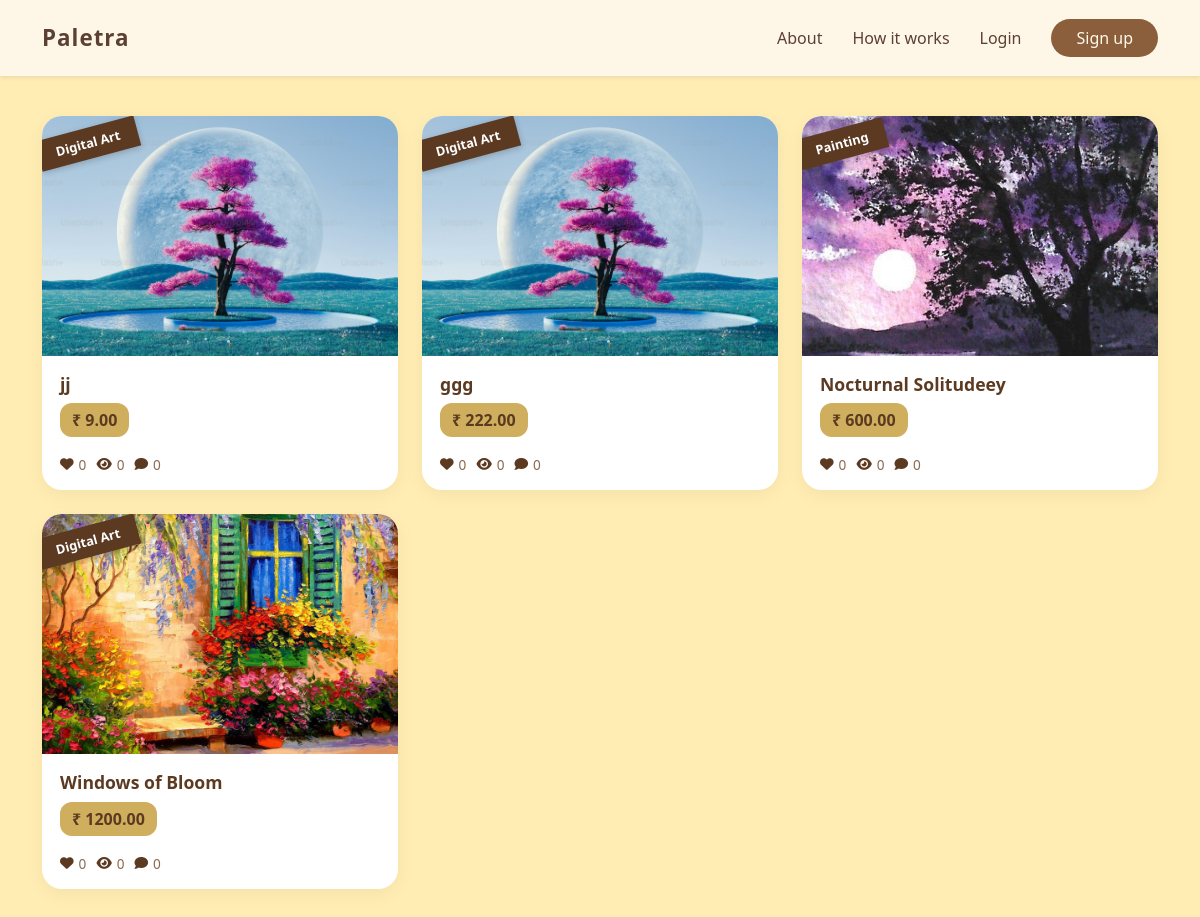
Before: /artist_dashboard/artist_my_artworks/ (signed in) with the older database file.
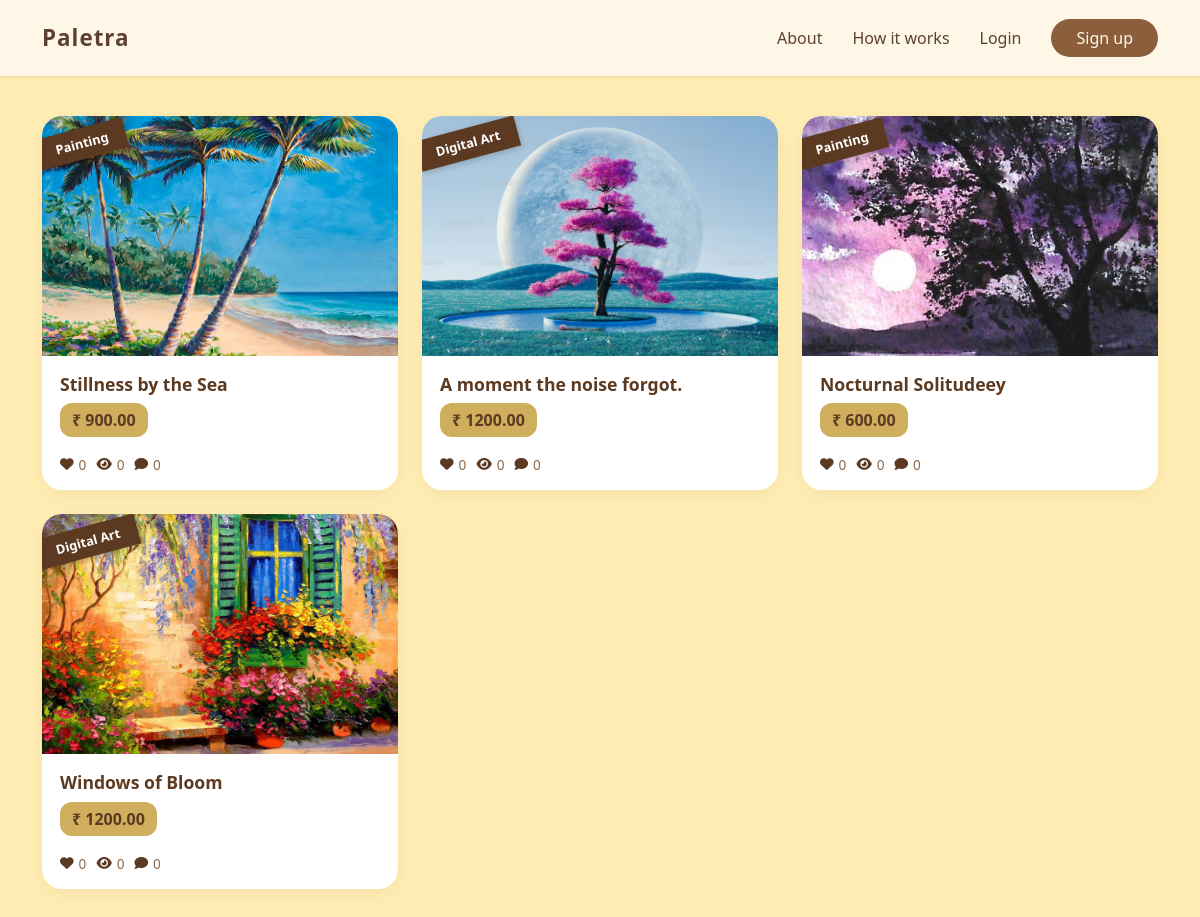
After: the same page with the newer database file.
### core_app/models.py (models this page shows, shortened)
class Artwork(models.Model):
    artist = models.ForeignKey(
        settings.AUTH_USER_MODEL,
        on_delete=models.CASCADE,
        related_name='artworks'
    )
    title = models.CharField(max_length=200)
    description = models.TextField(blank=True)
    category = models.CharField(max_length=50, choices=CATEGORY_CHOICES)
    image = models.ImageField(upload_to='artworks/')
    price = models.DecimalField(max_digits=8,decimal_places=2)
    created_at = models.DateTimeField(auto_now_add=True)

### core_app/views.py (the view)
# urls.py: path('artist_dashboard/artist_my_artworks/', views.artist_my_artworks, name='artist_my_artworks'),
@login_required
def artist_my_artworks(request):
    if request.user.role != 'artist':
        return HttpResponseForbidden("Only artists can view this page")
    artworks = Artwork.objects.filter(artist=request.user).order_by('-created_at')
    return render(request, 'artist_dashboard/artworks.html', {
        'artworks': artworks
    })

### core_app/templates/artist_dashboard/artworks.html (shortened to what this page needs)
{% extends "masterss.html" %}
{% load static %}
{% block content %}
<div class="artworks-page">
    <div class="container">
        <div class="row g-4">
            {% for art in artworks %}
            <div class="col-md-4">
                <a href="{% url 'artwork_detail_for_artist' art.id %}" style="text-decoration:none;">
                    <div class="art-card">
                        <img src="{{ art.image.url }}" alt="{{ art.title }}">
                        <div class="ribbon">{{ art.category }}</div>
                        <div class="art-body">
                            <div class="art-title">{{ art.title }}</div>
                            <div class="art-price">₹ {{ art.price }}</div>
                            <div class="art-icons">
                                <span><i class="fa-solid fa-heart"></i> {{ art.likes|default:0 }}</span>
                                <span><i class="fa-solid fa-eye"></i> {{ art.views|default:0 }}</span>
                                <span><i class="fa-solid fa-comment"></i> {{ art.comments_count|default:0 }}</span>
                            </div>
                        </div>
                    </div>
                </a>
            </div>
            {% empty %}
            <p class="text-center text-muted">
                You have not uploaded any artworks yet.
            </p>
            {% endfor %}
        </div>
    </div>
</div>
{% endblock %}

### core_app/templates/masterss.html (shortened to what this page needs)
<!DOCTYPE html>
<html lang="en">
<head>
    {% load static %}
    <link href="https://cdn.jsdelivr.net/npm/bootstrap@5.3.2/dist/css/bootstrap.min.css" rel="stylesheet">
    <link rel="stylesheet" href="https://cdnjs.cloudflare.com/ajax/libs/font-awesome/6.5.0/css/all.min.css" />
</head>
<body class="{% block body_class %}{% endblock %}">
    <nav class="navbar navbar-expand-lg shadow-sm py-3">
        <div class="container">
            <a class="navbar-brand d-flex align-items-center" href="/">
                <span class="fw-semibold text-primary-color">Paletra</span>
            </a>
            <div class="collapse navbar-collapse justify-content-end" id="navbarNav">
                <ul class="navbar-nav align-items-lg-center">
                    <li class="nav-item">
                        <a class="nav-link" href="#about">About</a>
                    </li>
                    <li class="nav-item">
                        <a class="nav-link" href="#how">How it works</a>
                    </li>
                    <li class="nav-item">
                        <a class="nav-link" href="{% url 'login' %}">Login</a>
                    </li>
                    <li class="nav-item ms-lg-2">
                        <a class="btn bg-primary-color rounded-pill px-4" href="{% url 'register' %}">
                            Sign up
                        </a>
                    </li>
                </ul>
            </div>
        </div>
    </nav>
    <main>
        {% block content %}
        {% endblock %}
    </main>
</body>
</html>

### core_app/templates/masterss.html (style rules this page uses)
body { background-color: #F5F0E6; font-family: "Segoe UI", system-ui, sans-serif; }
:root { --brown-dark: #5C4033; --brown-main: #8B5E3C; --brown-light: #E6D7C3; --gold-soft: #CFAF5D; --cream: #FFF8E7; }
.text-primary-color { color: var(--brown-dark); }
.navbar { background-color: rgba(255, 248, 231, 0.9); backdrop-filter: blur(6px); }
.navbar-brand span { font-size: 1.4rem; letter-spacing: 1px; }
.nav-link { color: var(--brown-dark) !important; margin-right: 14px; position: relative; }
.nav-link::after { content: ""; position: absolute; width: 0%; height: 2px; left: 0; bottom: -4px; background-color: var(--gold-soft); transition: width 0.3s ease; }
.bg-primary-color { background-color: var(--brown-main); color: var(--cream); transition: all 0.3s ease; }
main { min-height: 80vh; }

### core_app/templates/artist_dashboard/artworks.html (style rules this page uses)
.artworks-page { background: #FFEDB3; min-height: 100vh; padding: 40px 0; }
.art-card { position: relative; border-radius: 20px; overflow: hidden; background: #fff; box-shadow: 0 5px 20px rgba(0,0,0,0.05); transition: transform 0.3s ease, box-shadow 0.3s ease; }
.art-card img { width: 100%; height: 240px; object-fit: cover; display: block; }
.ribbon { position: absolute; top: 12px; left: -5px; background: #5C3A21; color: #fff; padding: 6px 18px; font-size: 0.8rem; font-weight: 600; transform: rotate(-15deg); box-shadow: 0 2px 6px rgba(0,0,0,0.2); }
.art-body { padding: 15px 18px; }
.art-title { font-weight: 600; color: #5C3A21; margin-bottom: 6px; font-size: 1.1rem; }
.art-price { display: inline-block; background: #CFAF5D; color: #5C3A21; font-weight: 700; padding: 5px 12px; border-radius: 12px; margin-bottom: 8px; }
.art-icons { display: flex; align-items: center; margin-top: 10px; gap: 10px; }
.art-icons span { display: flex; align-items: center; font-size: 0.85rem; color: #8A6A4F; }
.art-icons span i { margin-right: 5px; color: #5C3A21; }

Changed rows visible on the page:
changed Artwork: image: a different picture; category "Digital Art" → "Painting"; title "jj" → "Stillness by the Sea"; price "9.00" → "900.00"
changed Artwork: title "ggg" → "A moment the noise forgot."; price "222.00" → "1200.00"
